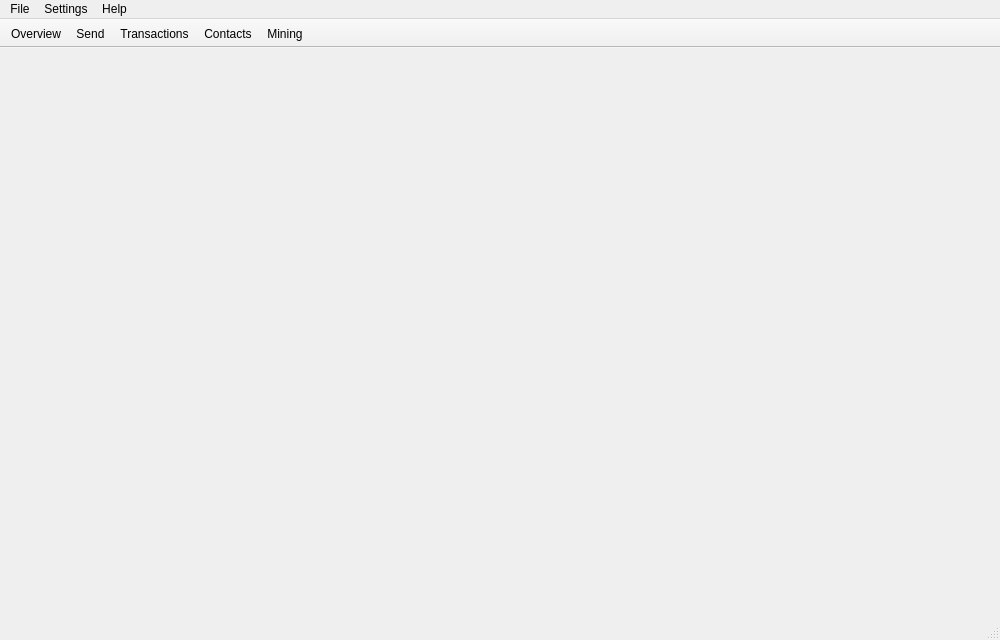
<?xml version="1.0" encoding="UTF-8"?>
<ui version="4.0">
 <class>MainWindow</class>
 <widget class="QMainWindow" name="MainWindow">
  <property name="geometry">
   <rect>
    <x>0</x>
    <y>0</y>
    <width>1000</width>
    <height>640</height>
   </rect>
  </property>
  <property name="sizePolicy">
   <sizepolicy hsizetype="Preferred" vsizetype="Preferred">
    <horstretch>0</horstretch>
    <verstretch>0</verstretch>
   </sizepolicy>
  </property>
  <property name="minimumSize">
   <size>
    <width>0</width>
    <height>0</height>
   </size>
  </property>
  <property name="maximumSize">
   <size>
    <width>16777215</width>
    <height>16777215</height>
   </size>
  </property>
  <property name="windowTitle">
   <string>MainWindow</string>
  </property>
  <property name="windowIcon">
   <iconset resource="../../resources.qrc">
    <normaloff>:/images/cryptonote</normaloff>:/images/cryptonote</iconset>
  </property>
  <widget class="QWidget" name="centralwidget">
   <layout class="QGridLayout" name="gridLayout">
    <property name="leftMargin">
     <number>0</number>
    </property>
    <property name="topMargin">
     <number>0</number>
    </property>
    <property name="rightMargin">
     <number>0</number>
    </property>
    <property name="bottomMargin">
     <number>0</number>
    </property>
    <property name="spacing">
     <number>0</number>
    </property>
    <item row="0" column="0" colspan="5">
     <widget class="WalletGui::ReceiveFrame" name="m_receiveFrame">
      <property name="sizePolicy">
       <sizepolicy hsizetype="Preferred" vsizetype="Fixed">
        <horstretch>0</horstretch>
        <verstretch>0</verstretch>
       </sizepolicy>
      </property>
      <property name="minimumSize">
       <size>
        <width>0</width>
        <height>80</height>
       </size>
      </property>
      <property name="maximumSize">
       <size>
        <width>16777215</width>
        <height>80</height>
       </size>
      </property>
      <property name="styleSheet">
       <string notr="true"/>
      </property>
      <property name="frameShape">
       <enum>QFrame::NoFrame</enum>
      </property>
      <property name="frameShadow">
       <enum>QFrame::Raised</enum>
      </property>
     </widget>
    </item>
    <item row="1" column="0">
     <widget class="WalletGui::OverviewFrame" name="m_overviewFrame">
      <property name="sizePolicy">
       <sizepolicy hsizetype="Preferred" vsizetype="Preferred">
        <horstretch>0</horstretch>
        <verstretch>0</verstretch>
       </sizepolicy>
      </property>
      <property name="frameShape">
       <enum>QFrame::NoFrame</enum>
      </property>
      <property name="frameShadow">
       <enum>QFrame::Raised</enum>
      </property>
     </widget>
    </item>
    <item row="1" column="1">
     <widget class="WalletGui::SendFrame" name="m_sendFrame">
      <property name="sizePolicy">
       <sizepolicy hsizetype="Preferred" vsizetype="Preferred">
        <horstretch>0</horstretch>
        <verstretch>0</verstretch>
       </sizepolicy>
      </property>
      <property name="frameShape">
       <enum>QFrame::NoFrame</enum>
      </property>
      <property name="frameShadow">
       <enum>QFrame::Raised</enum>
      </property>
     </widget>
    </item>
    <item row="1" column="2">
     <widget class="WalletGui::TransactionsFrame" name="m_transactionsFrame">
      <property name="sizePolicy">
       <sizepolicy hsizetype="Preferred" vsizetype="Preferred">
        <horstretch>0</horstretch>
        <verstretch>0</verstretch>
       </sizepolicy>
      </property>
      <property name="frameShape">
       <enum>QFrame::NoFrame</enum>
      </property>
      <property name="frameShadow">
       <enum>QFrame::Raised</enum>
      </property>
     </widget>
    </item>
    <item row="1" column="3">
     <widget class="WalletGui::AddressBookFrame" name="m_addressBookFrame">
      <property name="sizePolicy">
       <sizepolicy hsizetype="Preferred" vsizetype="Preferred">
        <horstretch>0</horstretch>
        <verstretch>0</verstretch>
       </sizepolicy>
      </property>
      <property name="frameShape">
       <enum>QFrame::NoFrame</enum>
      </property>
      <property name="frameShadow">
       <enum>QFrame::Raised</enum>
      </property>
     </widget>
    </item>
    <item row="1" column="4">
     <widget class="WalletGui::MiningFrame" name="m_miningFrame">
      <property name="sizePolicy">
       <sizepolicy hsizetype="Preferred" vsizetype="Preferred">
        <horstretch>0</horstretch>
        <verstretch>0</verstretch>
       </sizepolicy>
      </property>
      <property name="frameShape">
       <enum>QFrame::NoFrame</enum>
      </property>
      <property name="frameShadow">
       <enum>QFrame::Raised</enum>
      </property>
     </widget>
    </item>
   </layout>
  </widget>
  <widget class="QMenuBar" name="menubar">
   <property name="geometry">
    <rect>
     <x>0</x>
     <y>0</y>
     <width>990</width>
     <height>21</height>
    </rect>
   </property>
   <widget class="QMenu" name="menuFile">
    <property name="title">
     <string>File</string>
    </property>
    <addaction name="m_createWalletAction"/>
    <addaction name="m_openWalletAction"/>
    <addaction name="m_importKeyAction"/>
    <addaction name="m_showPrivateKey"/>
    <addaction name="m_backupWalletAction"/>
    <addaction name="m_resetAction"/>
    <addaction name="m_exitAction"/>
   </widget>
   <widget class="QMenu" name="menuSettings">
    <property name="title">
     <string>Settings</string>
    </property>
    <addaction name="m_encryptWalletAction"/>
    <addaction name="m_changePasswordAction"/>
    <addaction name="m_changeLanguageAction"/>
    <addaction name="m_connectionSettingsAction"/>
    <addaction name="separator"/>
    <addaction name="m_startOnLoginAction"/>
    <addaction name="m_minimizeToTrayAction"/>
    <addaction name="m_closeToTrayAction"/>
   </widget>
   <widget class="QMenu" name="menuHelp">
    <property name="title">
     <string>Help</string>
    </property>
    <addaction name="m_aboutCryptonoteAction"/>
    <addaction name="m_aboutQtAction"/>
    <addaction name="actionHelp"/>
   </widget>
   <addaction name="menuFile"/>
   <addaction name="menuSettings"/>
   <addaction name="menuHelp"/>
  </widget>
  <widget class="QToolBar" name="toolBar">
   <property name="windowTitle">
    <string>toolBar</string>
   </property>
   <property name="movable">
    <bool>false</bool>
   </property>
   <property name="toolButtonStyle">
    <enum>Qt::ToolButtonTextBesideIcon</enum>
   </property>
   <attribute name="toolBarArea">
    <enum>TopToolBarArea</enum>
   </attribute>
   <attribute name="toolBarBreak">
    <bool>false</bool>
   </attribute>
   <addaction name="m_overviewAction"/>
   <addaction name="m_sendAction"/>
   <addaction name="m_transactionsAction"/>
   <addaction name="m_addressBookAction"/>
   <addaction name="m_miningAction"/>
  </widget>
  <widget class="QStatusBar" name="statusBar"/>
  <action name="m_overviewAction">
   <property name="checkable">
    <bool>true</bool>
   </property>
   <property name="enabled">
    <bool>true</bool>
   </property>
   <property name="icon">
    <iconset resource="../../resources.qrc">
     <normaloff>:/icons/overview</normaloff>:/icons/overview</iconset>
   </property>
   <property name="text">
    <string>Overview</string>
   </property>
  </action>
  <action name="m_sendAction">
   <property name="checkable">
    <bool>true</bool>
   </property>
   <property name="enabled">
    <bool>true</bool>
   </property>
   <property name="icon">
    <iconset resource="../../resources.qrc">
     <normaloff>:/icons/send</normaloff>:/icons/send</iconset>
   </property>
   <property name="text">
    <string>Send</string>
   </property>
  </action>
  <action name="m_receiveAction">
   <property name="checkable">
    <bool>true</bool>
   </property>
   <property name="enabled">
    <bool>true</bool>
   </property>
   <property name="icon">
    <iconset resource="../../resources.qrc">
     <normaloff>:/icons/receive</normaloff>:/icons/receive</iconset>
   </property>
   <property name="text">
    <string>Receive</string>
   </property>
  </action>
  <action name="m_transactionsAction">
   <property name="checkable">
    <bool>true</bool>
   </property>
   <property name="enabled">
    <bool>true</bool>
   </property>
   <property name="icon">
    <iconset resource="../../resources.qrc">
     <normaloff>:/icons/transactions</normaloff>:/icons/transactions</iconset>
   </property>
   <property name="text">
    <string>Transactions</string>
   </property>
  </action>
  <action name="m_exitAction">
   <property name="enabled">
    <bool>true</bool>
   </property>
   <property name="text">
    <string>Exit</string>
   </property>
   <property name="shortcut">
    <string>Ctrl+Q</string>
   </property>
  </action>
  <action name="m_addressBookAction">
   <property name="checkable">
    <bool>true</bool>
   </property>
   <property name="enabled">
    <bool>true</bool>
   </property>
   <property name="icon">
    <iconset resource="../../resources.qrc">
     <normaloff>:/icons/address-book</normaloff>:/icons/address-book</iconset>
   </property>
   <property name="text">
    <string>Contacts</string>
   </property>
  </action>
  <action name="m_createWalletAction">
   <property name="enabled">
    <bool>true</bool>
   </property>
   <property name="text">
    <string>Create wallet</string>
   </property>
  </action>
  <action name="m_openWalletAction">
   <property name="enabled">
    <bool>true</bool>
   </property>
   <property name="text">
    <string>Open wallet</string>
   </property>
  </action>
  <action name="m_encryptWalletAction">
   <property name="enabled">
    <bool>true</bool>
   </property>
   <property name="text">
    <string>Encrypt wallet</string>
   </property>
  </action>
  <action name="m_changePasswordAction">
   <property name="enabled">
    <bool>true</bool>
   </property>
   <property name="text">
    <string>Change password</string>
   </property>
   <property name="toolTip">
    <string>Change password</string>
   </property>
  </action>
  <action name="m_aboutCryptonoteAction">
   <property name="enabled">
    <bool>true</bool>
   </property>
   <property name="text">
    <string>About</string>
   </property>
  </action>
  <action name="m_aboutQtAction">
   <property name="enabled">
    <bool>true</bool>
   </property>
   <property name="text">
    <string>About Qt</string>
   </property>
  </action>
  <action name="m_backupWalletAction">
   <property name="enabled">
    <bool>true</bool>
   </property>
   <property name="text">
    <string>Backup wallet</string>
   </property>
  </action>
  <action name="m_startOnLoginAction">
   <property name="checkable">
    <bool>true</bool>
   </property>
   <property name="text">
    <string>Start on system login</string>
   </property>
  </action>
  <action name="m_minimizeToTrayAction">
   <property name="checkable">
    <bool>true</bool>
   </property>
   <property name="text">
    <string>Minimize to tray</string>
   </property>
  </action>
  <action name="m_closeToTrayAction">
   <property name="checkable">
    <bool>true</bool>
   </property>
   <property name="text">
    <string>Close to tray</string>
   </property>
  </action>
  <action name="m_importKeyAction">
   <property name="text">
    <string>Import private key</string>
   </property>
  </action>
  <action name="m_miningAction">
   <property name="checkable">
    <bool>true</bool>
   </property>
   <property name="icon">
    <iconset resource="../../resources.qrc">
     <normaloff>:/icons/mining</normaloff>:/icons/mining</iconset>
   </property>
   <property name="text">
    <string>Mining</string>
   </property>
  </action>
  <action name="m_resetAction">
   <property name="text">
    <string>Reset wallet</string>
   </property>
   <property name="toolTip">
    <string>Reset wallet</string>
   </property>
  </action>
  <action name="m_changeLanguageAction">
   <property name="text">
    <string>Language</string>
   </property>
   <property name="toolTip">
    <string>Change language</string>
   </property>
  </action>
  <action name="m_showPrivateKey">
   <property name="text">
    <string>Show private key</string>
   </property>
  </action>
  <action name="actionHelp">
   <property name="text">
    <string>Help</string>
   </property>
   <property name="shortcut">
    <string>F1</string>
   </property>
  </action>
  <action name="m_connectionSettingsAction">
   <property name="text">
    <string>Connection</string>
   </property>
  </action>
 </widget>
 <customwidgets>
  <customwidget>
   <class>WalletGui::OverviewFrame</class>
   <extends>QFrame</extends>
   <header>gui/OverviewFrame.h</header>
   <container>1</container>
  </customwidget>
  <customwidget>
   <class>WalletGui::SendFrame</class>
   <extends>QFrame</extends>
   <header>gui/SendFrame.h</header>
   <container>1</container>
  </customwidget>
  <customwidget>
   <class>WalletGui::ReceiveFrame</class>
   <extends>QFrame</extends>
   <header>gui/ReceiveFrame.h</header>
   <container>1</container>
  </customwidget>
  <customwidget>
   <class>WalletGui::TransactionsFrame</class>
   <extends>QFrame</extends>
   <header>gui/TransactionsFrame.h</header>
   <container>1</container>
  </customwidget>
  <customwidget>
   <class>WalletGui::AddressBookFrame</class>
   <extends>QFrame</extends>
   <header>gui/AddressBookFrame.h</header>
   <container>1</container>
  </customwidget>
  <customwidget>
   <class>WalletGui::MiningFrame</class>
   <extends>QFrame</extends>
   <header>gui/MiningFrame.h</header>
   <container>1</container>
  </customwidget>
 </customwidgets>
 <resources>
  <include location="../../resources.qrc"/>
 </resources>
 <connections>
  <connection>
   <sender>m_overviewAction</sender>
   <signal>toggled(bool)</signal>
   <receiver>m_overviewFrame</receiver>
   <slot>setVisible(bool)</slot>
   <hints>
    <hint type="sourcelabel">
     <x>-1</x>
     <y>-1</y>
    </hint>
    <hint type="destinationlabel">
     <x>112</x>
     <y>333</y>
    </hint>
   </hints>
  </connection>
  <connection>
   <sender>m_sendAction</sender>
   <signal>toggled(bool)</signal>
   <receiver>m_sendFrame</receiver>
   <slot>setVisible(bool)</slot>
   <hints>
    <hint type="sourcelabel">
     <x>-1</x>
     <y>-1</y>
    </hint>
    <hint type="destinationlabel">
     <x>337</x>
     <y>333</y>
    </hint>
   </hints>
  </connection>
  <connection>
   <sender>m_receiveAction</sender>
   <signal>toggled(bool)</signal>
   <receiver>m_receiveFrame</receiver>
   <slot>setVisible(bool)</slot>
   <hints>
    <hint type="sourcelabel">
     <x>-1</x>
     <y>-1</y>
    </hint>
    <hint type="destinationlabel">
     <x>562</x>
     <y>333</y>
    </hint>
   </hints>
  </connection>
  <connection>
   <sender>m_transactionsAction</sender>
   <signal>toggled(bool)</signal>
   <receiver>m_transactionsFrame</receiver>
   <slot>setVisible(bool)</slot>
   <hints>
    <hint type="sourcelabel">
     <x>-1</x>
     <y>-1</y>
    </hint>
    <hint type="destinationlabel">
     <x>787</x>
     <y>333</y>
    </hint>
   </hints>
  </connection>
  <connection>
   <sender>m_addressBookAction</sender>
   <signal>toggled(bool)</signal>
   <receiver>m_addressBookFrame</receiver>
   <slot>setVisible(bool)</slot>
   <hints>
    <hint type="sourcelabel">
     <x>-1</x>
     <y>-1</y>
    </hint>
    <hint type="destinationlabel">
     <x>809</x>
     <y>320</y>
    </hint>
   </hints>
  </connection>
  <connection>
   <sender>m_createWalletAction</sender>
   <signal>triggered()</signal>
   <receiver>MainWindow</receiver>
   <slot>createWallet()</slot>
   <hints>
    <hint type="sourcelabel">
     <x>-1</x>
     <y>-1</y>
    </hint>
    <hint type="destinationlabel">
     <x>449</x>
     <y>299</y>
    </hint>
   </hints>
  </connection>
  <connection>
   <sender>m_openWalletAction</sender>
   <signal>triggered()</signal>
   <receiver>MainWindow</receiver>
   <slot>openWallet()</slot>
   <hints>
    <hint type="sourcelabel">
     <x>-1</x>
     <y>-1</y>
    </hint>
    <hint type="destinationlabel">
     <x>449</x>
     <y>299</y>
    </hint>
   </hints>
  </connection>
  <connection>
   <sender>m_encryptWalletAction</sender>
   <signal>triggered()</signal>
   <receiver>MainWindow</receiver>
   <slot>encryptWallet()</slot>
   <hints>
    <hint type="sourcelabel">
     <x>-1</x>
     <y>-1</y>
    </hint>
    <hint type="destinationlabel">
     <x>449</x>
     <y>299</y>
    </hint>
   </hints>
  </connection>
  <connection>
   <sender>m_changePasswordAction</sender>
   <signal>triggered()</signal>
   <receiver>MainWindow</receiver>
   <slot>encryptWallet()</slot>
   <hints>
    <hint type="sourcelabel">
     <x>-1</x>
     <y>-1</y>
    </hint>
    <hint type="destinationlabel">
     <x>449</x>
     <y>299</y>
    </hint>
   </hints>
  </connection>
  <connection>
   <sender>m_changeLanguageAction</sender>
   <signal>triggered()</signal>
   <receiver>MainWindow</receiver>
   <slot>ChangeLanguage()</slot>
   <hints>
    <hint type="sourcelabel">
     <x>-1</x>
     <y>-1</y>
    </hint>
    <hint type="destinationlabel">
     <x>449</x>
     <y>299</y>
    </hint>
   </hints>
  </connection>
  <connection>
   <sender>m_aboutQtAction</sender>
   <signal>triggered()</signal>
   <receiver>MainWindow</receiver>
   <slot>aboutQt()</slot>
   <hints>
    <hint type="sourcelabel">
     <x>-1</x>
     <y>-1</y>
    </hint>
    <hint type="destinationlabel">
     <x>449</x>
     <y>299</y>
    </hint>
   </hints>
  </connection>
  <connection>
   <sender>m_backupWalletAction</sender>
   <signal>triggered()</signal>
   <receiver>MainWindow</receiver>
   <slot>backupWallet()</slot>
   <hints>
    <hint type="sourcelabel">
     <x>-1</x>
     <y>-1</y>
    </hint>
    <hint type="destinationlabel">
     <x>449</x>
     <y>299</y>
    </hint>
   </hints>
  </connection>
  <connection>
   <sender>m_aboutCryptonoteAction</sender>
   <signal>triggered()</signal>
   <receiver>MainWindow</receiver>
   <slot>about()</slot>
   <hints>
    <hint type="sourcelabel">
     <x>-1</x>
     <y>-1</y>
    </hint>
    <hint type="destinationlabel">
     <x>459</x>
     <y>299</y>
    </hint>
   </hints>
  </connection>
  <connection>
   <sender>m_startOnLoginAction</sender>
   <signal>triggered(bool)</signal>
   <receiver>MainWindow</receiver>
   <slot>setStartOnLogin(bool)</slot>
   <hints>
    <hint type="sourcelabel">
     <x>-1</x>
     <y>-1</y>
    </hint>
    <hint type="destinationlabel">
     <x>459</x>
     <y>299</y>
    </hint>
   </hints>
  </connection>
  <connection>
   <sender>m_minimizeToTrayAction</sender>
   <signal>triggered(bool)</signal>
   <receiver>MainWindow</receiver>
   <slot>setMinimizeToTray(bool)</slot>
   <hints>
    <hint type="sourcelabel">
     <x>-1</x>
     <y>-1</y>
    </hint>
    <hint type="destinationlabel">
     <x>459</x>
     <y>299</y>
    </hint>
   </hints>
  </connection>
  <connection>
   <sender>m_closeToTrayAction</sender>
   <signal>triggered(bool)</signal>
   <receiver>MainWindow</receiver>
   <slot>setCloseToTray(bool)</slot>
   <hints>
    <hint type="sourcelabel">
     <x>-1</x>
     <y>-1</y>
    </hint>
    <hint type="destinationlabel">
     <x>459</x>
     <y>299</y>
    </hint>
   </hints>
  </connection>
  <connection>
   <sender>m_resetAction</sender>
   <signal>triggered()</signal>
   <receiver>MainWindow</receiver>
   <slot>resetWallet()</slot>
   <hints>
    <hint type="sourcelabel">
     <x>-1</x>
     <y>-1</y>
    </hint>
    <hint type="destinationlabel">
     <x>506</x>
     <y>301</y>
    </hint>
   </hints>
  </connection>
  <connection>
   <sender>m_importKeyAction</sender>
   <signal>triggered()</signal>
   <receiver>MainWindow</receiver>
   <slot>importKey()</slot>
   <hints>
    <hint type="sourcelabel">
     <x>-1</x>
     <y>-1</y>
    </hint>
    <hint type="destinationlabel">
     <x>459</x>
     <y>299</y>
    </hint>
   </hints>
  </connection>
  <connection>
   <sender>m_miningAction</sender>
   <signal>toggled(bool)</signal>
   <receiver>m_miningFrame</receiver>
   <slot>setVisible(bool)</slot>
   <hints>
    <hint type="sourcelabel">
     <x>-1</x>
     <y>-1</y>
    </hint>
    <hint type="destinationlabel">
     <x>862</x>
     <y>322</y>
    </hint>
   </hints>
  </connection>
  <connection>
   <sender>m_showPrivateKey</sender>
   <signal>triggered()</signal>
   <receiver>MainWindow</receiver>
   <slot>showPrivateKeys()</slot>
   <hints>
    <hint type="sourcelabel">
     <x>-1</x>
     <y>-1</y>
    </hint>
    <hint type="destinationlabel">
     <x>459</x>
     <y>299</y>
    </hint>
   </hints>
  </connection>
  <connection>
   <sender>actionHelp</sender>
   <signal>triggered()</signal>
   <receiver>MainWindow</receiver>
   <slot>DisplayCmdLineHelp()</slot>
   <hints>
    <hint type="sourcelabel">
     <x>-1</x>
     <y>-1</y>
    </hint>
    <hint type="destinationlabel">
     <x>494</x>
     <y>319</y>
    </hint>
   </hints>
  </connection>
  <connection>
   <sender>m_connectionSettingsAction</sender>
   <signal>triggered()</signal>
   <receiver>MainWindow</receiver>
   <slot>openConnectionSettings()</slot>
   <hints>
    <hint type="sourcelabel">
     <x>-1</x>
     <y>-1</y>
    </hint>
    <hint type="destinationlabel">
     <x>494</x>
     <y>319</y>
    </hint>
   </hints>
  </connection>
 </connections>
 <slots>
  <slot>createWallet()</slot>
  <slot>openWallet()</slot>
  <slot>encryptWallet()</slot>
  <slot>aboutQt()</slot>
  <slot>backupWallet()</slot>
  <slot>about()</slot>
  <slot>setStartOnLogin(bool)</slot>
  <slot>setMinimizeToTray(bool)</slot>
  <slot>setCloseToTray(bool)</slot>
  <slot>importKey()</slot>
  <slot>resetWallet()</slot>
  <slot>showPrivateKeys()</slot>
  <slot>openConnectionSettings()</slot>
 </slots>
</ui>
